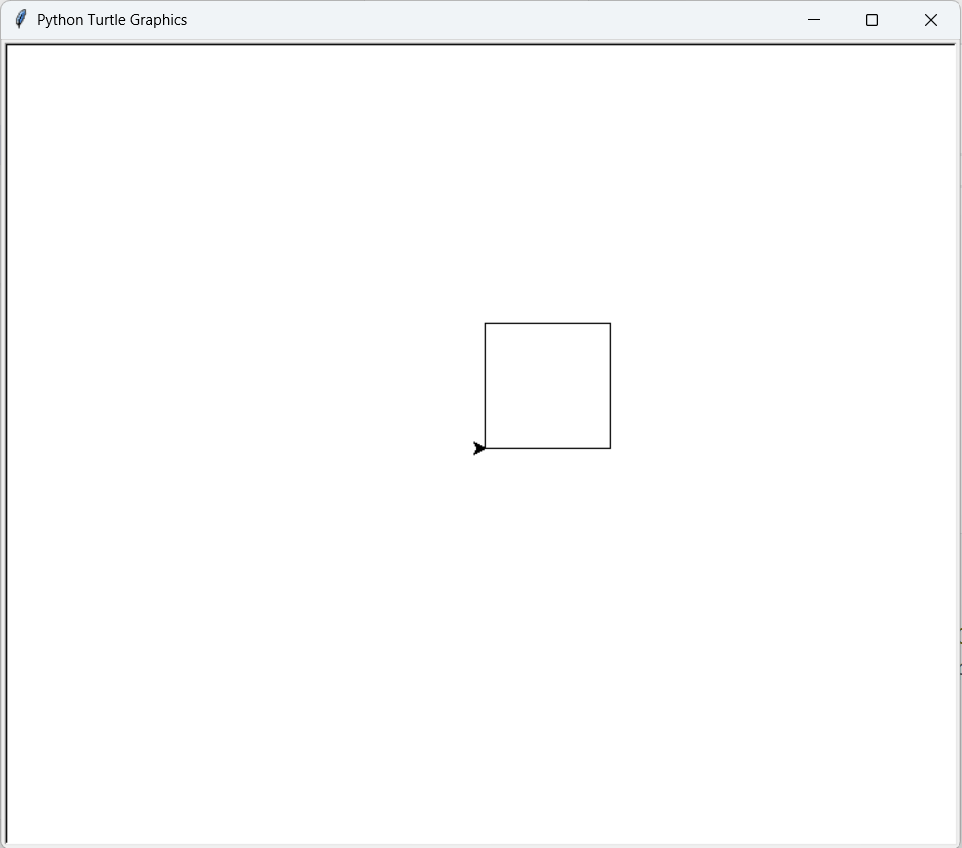

Write the Python code that produced this figure.
import turtle

pen = turtle.Turtle()

pen.forward(100)
pen.left(90)
pen.forward(100)
pen.left(90)
pen.forward(100)
pen.left(90)
pen.forward(100)
pen.left(90)

turtle.done()
